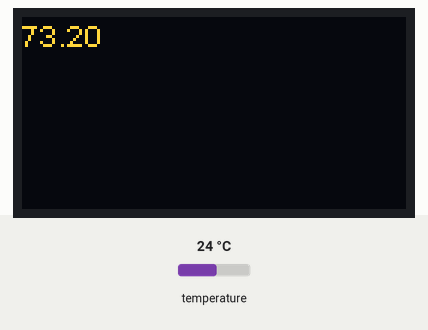
This sketch was run on a simulated ESP32. Shown: 128×64 one-colour display. Inputs (shaded band) come from the test bench; at power-on: temperature 24 °C. The OLED is the two-colour kind (top 16 rows yellow).

Above: at 1.5 s.
1.6 s: temperature set to 12 °C
At 4.1 s:
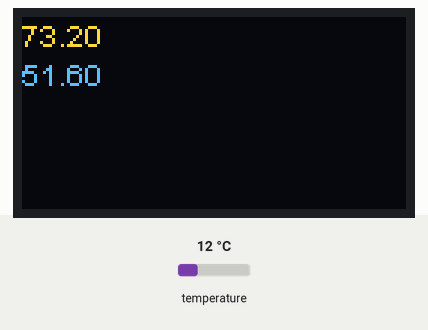
6.3 s: temperature set to 19 °C
At 8.3 s:
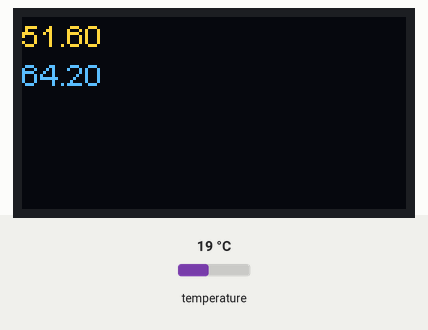
10.4 s: temperature set to 28 °C
At 11.3 s:
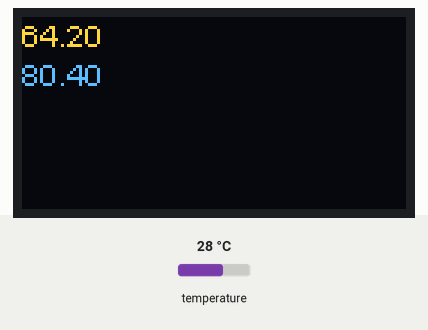
Timing chart, 0 to 13.4 s (numbered marks = the images above; inputs shaded):
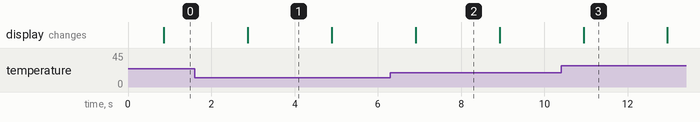

The sketch:

heltec2.ino
```cpp
#include <DHT_U.h>
#include <DHT.h>
#include <Adafruit_Sensor.h>
#include "heltec.h"


#define DHTPIN 15
#define DHTTYPE DHT11

DHT_Unified dht(DHTPIN, DHTTYPE);
uint32_t delayMS;

/*void drawLines() {
    for (int16_t i = 0; i < DISPLAY_WIDTH; i += 4) {
        Heltec.display->drawLine(0, 0, i, DISPLAY_HEIGHT - 1);
        Heltec.display->display();
        delay(10);
    }
    for (int16_t i = 0; i < DISPLAY_HEIGHT; i += 4) {
        Heltec.display->drawLine(0, 0, DISPLAY_WIDTH - 1, i);
        Heltec.display->display();
        delay(10);
    }
    delay(250);

    Heltec.display->clear();
    for (int16_t i = 0; i < DISPLAY_WIDTH; i += 4) {
        Heltec.display->drawLine(0, DISPLAY_HEIGHT - 1, i, 0);
        Heltec.display->display();
        delay(10);
    }
    for (int16_t i = DISPLAY_HEIGHT - 1; i >= 0; i -= 4) {
        Heltec.display->drawLine(0, DISPLAY_HEIGHT - 1, DISPLAY_WIDTH - 1, i);
        Heltec.display->display();
        delay(10);
    }
    delay(250);

    Heltec.display->clear();
    for (int16_t i = DISPLAY_WIDTH - 1; i >= 0; i -= 4) {
        Heltec.display->drawLine(DISPLAY_WIDTH - 1, DISPLAY_HEIGHT - 1, i, 0);
        Heltec.display->display();
        delay(10);
    }
    for (int16_t i = DISPLAY_HEIGHT - 1; i >= 0; i -= 4) {
        Heltec.display->drawLine(DISPLAY_WIDTH - 1, DISPLAY_HEIGHT - 1, 0, i);
        Heltec.display->display();
        delay(10);
    }
    delay(250);
    Heltec.display->clear();
    for (int16_t i = 0; i < DISPLAY_HEIGHT; i += 4) {
        Heltec.display->drawLine(DISPLAY_WIDTH - 1, 0, 0, i);
        Heltec.display->display();
        delay(10);
    }
    for (int16_t i = 0; i < DISPLAY_WIDTH; i += 4) {
        Heltec.display->drawLine(DISPLAY_WIDTH - 1, 0, i, DISPLAY_HEIGHT - 1);
        Heltec.display->display();
        delay(10);
    }
    delay(250);
}


// Adapted from Adafruit_SSD1306
void drawRect(void) {
    for (int16_t i = 0; i < DISPLAY_HEIGHT / 2; i += 2) {
        Heltec.display->drawRect(i, i, DISPLAY_WIDTH - 2 * i, DISPLAY_HEIGHT - 2 * i);
        Heltec.display->display();
        delay(10);
    }
}

// Adapted from Adafruit_SSD1306
void fillRect(void) {
    uint8_t color = 1;
    for (int16_t i = 0; i < DISPLAY_HEIGHT / 2; i += 3) {
        Heltec.display->setColor((color % 2 == 0) ? BLACK : WHITE); // alternate colors
        Heltec.display->fillRect(i, i, DISPLAY_WIDTH - i * 2, DISPLAY_HEIGHT - i * 2);
        Heltec.display->display();
        delay(10);
        color++;
    }
    // Reset back to WHITE
    Heltec.display->setColor(WHITE);
}

// Adapted from Adafruit_SSD1306
void drawCircle(void) {
    for (int16_t i = 0; i < DISPLAY_HEIGHT; i += 2) {
        Heltec.display->drawCircle(DISPLAY_WIDTH / 2, DISPLAY_HEIGHT / 2, i);
        Heltec.display->display();
        delay(10);
    }
    delay(1000);
    Heltec.display->clear();

    // This will draw the part of the circel in quadrant 1
    // Quadrants are numberd like this:
    //   0010 | 0001
    //  ------|-----
    //   0100 | 1000
    //
    Heltec.display->drawCircleQuads(DISPLAY_WIDTH / 2, DISPLAY_HEIGHT / 2, DISPLAY_HEIGHT / 4, 0b00000001);
    Heltec.display->display();
    delay(200);
    Heltec.display->drawCircleQuads(DISPLAY_WIDTH / 2, DISPLAY_HEIGHT / 2, DISPLAY_HEIGHT / 4, 0b00000011);
    Heltec.display->display();
    delay(200);
    Heltec.display->drawCircleQuads(DISPLAY_WIDTH / 2, DISPLAY_HEIGHT / 2, DISPLAY_HEIGHT / 4, 0b00000111);
    Heltec.display->display();
    delay(200);
    Heltec.display->drawCircleQuads(DISPLAY_WIDTH / 2, DISPLAY_HEIGHT / 2, DISPLAY_HEIGHT / 4, 0b00001111);
    Heltec.display->display();
}
*/

void printBuffer(void) {
    // Initialize the log buffer
    // allocate memory to store 8 lines of text and 30 chars per line.
    Heltec.display->setLogBuffer(2, 30);

    // Some test data
    /*const char* test[] = {
        "Hello",
        "World" ,
        "----",
        "Show off",
        "how",
        "the log buffer",
        "is",
        "working.",
        "Even",
        "scrolling is",
        "working"
    };
    */

    const char* test[] = {

        "hello"


    };
        for (uint8_t i = 0; i < 11; i++) {
        Heltec.display->clear();
        // Print to the screen
        Heltec.display->println(test[i]);
        // Draw it to the internal screen buffer
        Heltec.display->drawLogBuffer(0, 0);
        // Display it on the screen
        Heltec.display->display();
        delay(100);
    }
}

void temp() {
    //dht.begin();

    sensors_event_t event;
    dht.temperature().getEvent(&event);
    float temp = ((event.temperature)*(1.8));
    Heltec.display->println(temp+30);
    Heltec.display->drawLogBuffer(0, 0);
    Heltec.display->display();
    delay(500);
}

void trying() {
    int value = 10;
    Heltec.display->clear();
    Heltec.display->println(value);
    Heltec.display->drawLogBuffer(0, 0);
    Heltec.display->display();
    delay(500);

}

void setup() {
    Heltec.begin(true /*DisplayEnable Enable*/, true /*Serial Enable*/);
    dht.begin();
    Heltec.display->setContrast(255);
    Heltec.display->setLogBuffer(2, 30);
    sensor_t sensor;
    delayMS = sensor.min_delay / 1000;
  /*  drawLines();
    delay(1000);
    Heltec.display->clear();

    drawRect();
    delay(1000);
    Heltec.display->clear();

    fillRect();
    delay(1000);
    Heltec.display->clear();

    drawCircle();
    delay(1000);
    Heltec.display->clear();
    */

}

void loop() {
    //printBuffer();
    //delay(500);
    Heltec.display->clear();
    //trying();
    delay(500);
   Heltec.display->clear();
   temp();
   delay(1000);
   Heltec.display->clear();

}
```

Measured:
- after the input at 1.6 s, the display: changes after 1.3 s (image 1)
- after the input at 6.3 s, the display: changes after 0.61 s (image 2)
- after the input at 10.4 s, the display: changes after 0.54 s (image 3)
- what the display in image 1 shows lasts 2.0 s, from 2.9 s to 4.9 s
